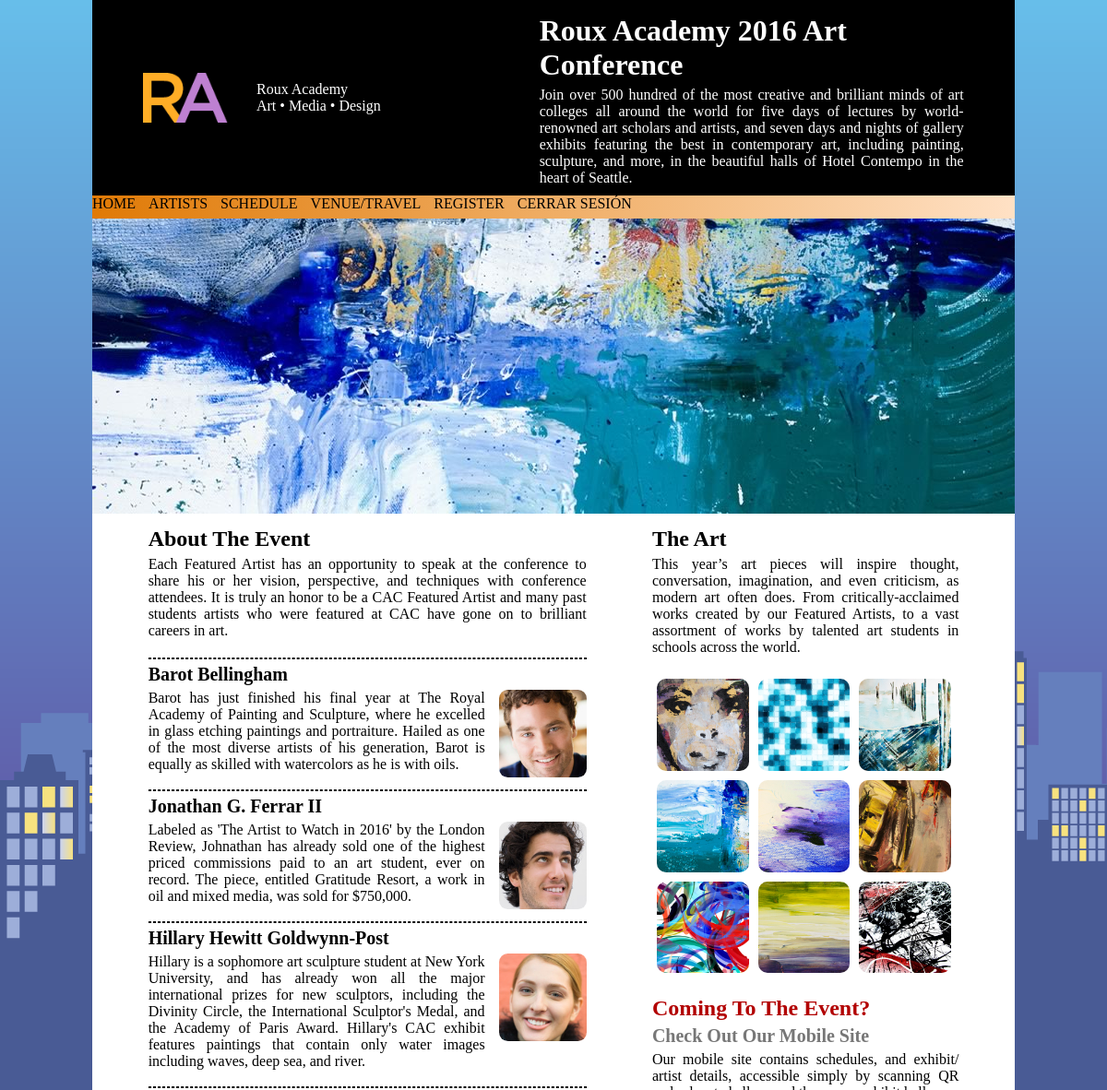
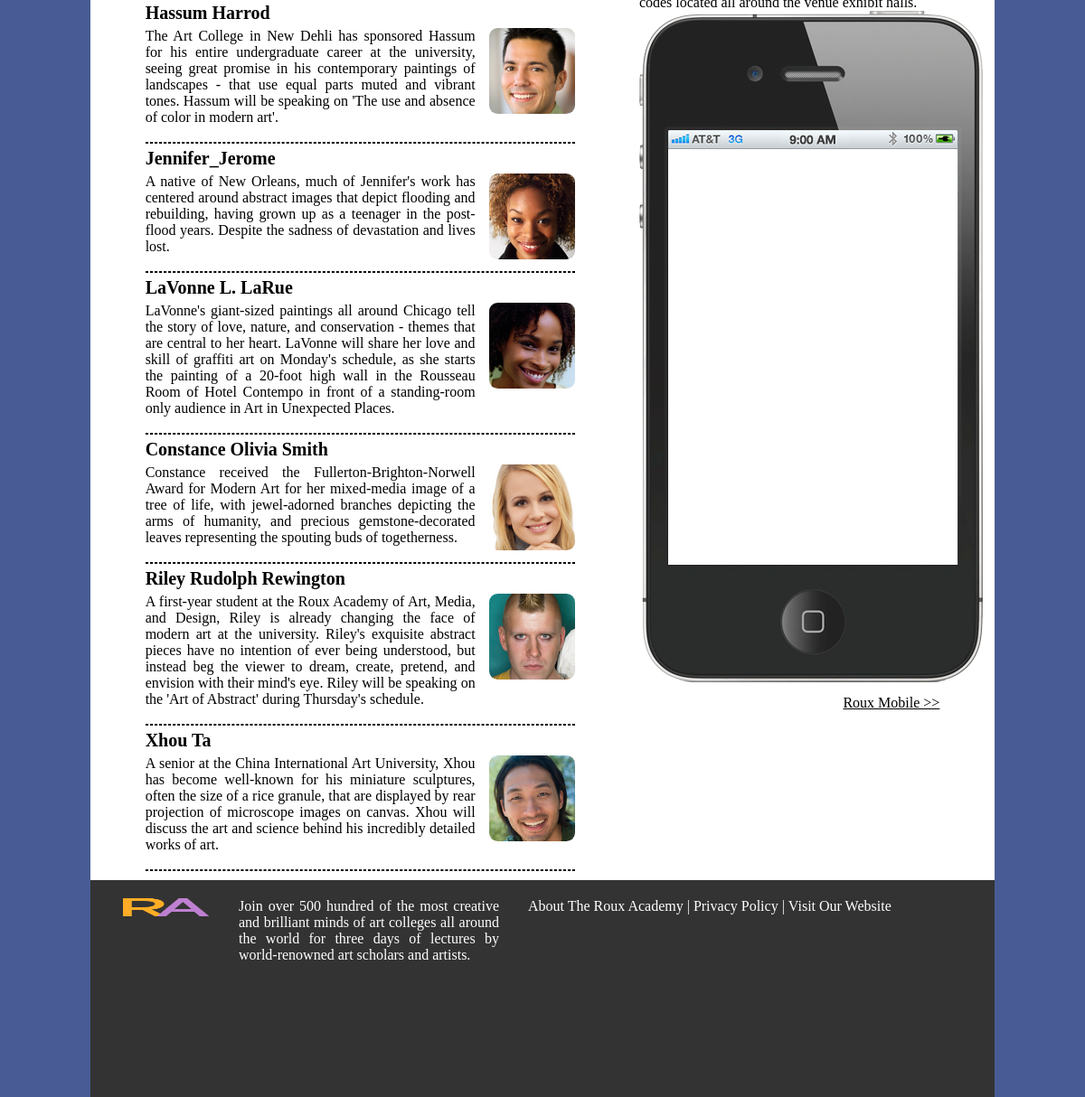
Screenshot of /artists.php (signed in) with the database file from the repository (2 pictures, top to bottom).
### tables this page shows
CREATE TABLE IF NOT EXISTS `artistas` (
  `id` int(11) NOT NULL AUTO_INCREMENT,
  `url_imagen` varchar(255) DEFAULT NULL,
  `nombre_artista` varchar(60) NOT NULL,
  `descripcion` text NOT NULL,
  PRIMARY KEY (`id`)
);

### artists.php (the view, shortened to what this page needs)
<!DOCTYPE html>
<html>
<head>
	<link rel="stylesheet" type="text/css" href="css/style.css">
</head>
<body>
	<div class="contenido">
        <?php require('header.php'); ?>
        <?php require('navegador.php'); ?>
		<div class="principal">
			<main>
				<section>
					<h2>About the Event</h2>
					<p>Each Featured Artist has an opportunity to speak at the conference to share his or her vision, perspective, and techniques with conference attendees. It is truly an honor to be a CAC Featured Artist and many past students artists who were featured at CAC have gone on to brilliant careers in art.</p>
				</section>
				<hr class="punteado">
				<?php
					$servidor = "localhost";
					$usuario = "root";
					$contrasena = "";
					$bd = "ejemplo";
					$clase_img = 'class="flotante-derecha"';
					$clase_hr = 'class="punteado"';
					$conexion = mysqli_connect($servidor, $usuario, $contrasena, $bd);
					$consulta = "SELECT url_imagen, nombre_artista, descripcion FROM artistas";
					$resultados = mysqli_query($conexion, $consulta);
					if($resultados->num_rows>0){
						while($fila = $resultados->fetch_assoc()){
							echo "<div>";
							echo "<h3>" . $fila["nombre_artista"] . "</h3>";
							echo "<img src=" . $fila["url_imagen"] . " $clase_img>";
							echo "<p>" . $fila["descripcion"] . "</p>";
							echo "</div>";
							echo "<br>";
							echo "<hr $clase_hr>";
						}
					}
				?>
			</main>
			<aside>
				<section>
					<h2>The Art</h2>
					<p>This year’s art pieces will inspire thought, conversation, imagination, and even criticism, as modern art often does. From critically-acclaimed works created by our Featured Artists, to a vast assortment of works by talented art students in schools across the world.</p>
					<div class="fotos-artistas">
						<img src="images/art/arte01.jpg">
						<img src="images/art/arte02.jpg">
						<img src="images/art/arte03.jpg">
						<img src="images/art/arte04.jpg">
						<img src="images/art/arte05.jpg">
						<img src="images/art/arte06.jpg">
						<img src="images/art/arte07.jpg">
						<img src="images/art/arte08.jpg">
						<img src="images/art/arte09.jpg">
					</div>
				</section>
				<?php require("coming_to_the_event.php"); ?>
			</aside>
		</div>
		<?php require('footer.php'); ?>
	</div>
</body>
</html>

### header.php
<header>
			<img src="images/ralogo_monogram.png" class="logo">
			<p>Roux Academy <br>
				Art • Media • Design</p>
			<div>
				<h1>Roux Academy 2016 Art Conference</h1>
				<p>Join over 500 hundred of the most creative and brilliant minds of art colleges all around the world for five days of lectures by world-renowned art scholars and artists, and seven days and nights of gallery exhibits featuring the best in contemporary art, including painting, sculpture, and more, in the beautiful halls of Hotel Contempo in the heart of Seattle.</p>
			</div>
		</header>

### navegador.php
<nav>
			<ul>
				<li> <a href="index.php">home</a> </li>
				<li> <a href="artists.php">artists</a> </li>
				<li> <a href="schedule.php">schedule</a> </li>
				<li> <a href="venue.php">venue/travel</a> </li>
				<li> <a href="register.php">register</a> </li>
				<li> <a href="cerrar_sesion.php">cerrar sesión</a> </li>
			</ul>
		</nav>
		<img class="banner" src="images/art01.jpg" style="margin-bottom: -5px">

### coming_to_the_event.php
<section>
	<h2 class="rojo">Coming to the event?</h2>
	<h3 class="gris">Check out our mobile site</h3>
	<p>
		Our mobile site contains schedules, and exhibit/ artist details, accessible simply by scanning QR codes located all around the venue exhibit halls.
	</p>
	<img src="images/iphone.png">
	<a href="index.php" class="enlace-gris">Roux Mobile >></a>
</section>

### footer.php
<footer>
			<img src="images/ralogo_monogram.png" class="logo">
			<p>
				Join over 500 hundred of the most creative and brilliant minds of art colleges all around the world for three days of lectures by world-renowned art scholars and artists.
			</p>
			<div class="enlaces-footer">
				<ul>
					<li> <a href="about.php">About the Roux Academy</a> </li>
					<li>|</li>
					<li> <a href="privacy.php">Privacy Policy</a> </li>
					<li>|</li>
					<li> <a href="index.php">Visit our website</a> </li>
				</ul>
			</div>
		</footer>

### css/style.css (style rules this page uses)
* { margin: 0; padding: 0; }
body { width: 1000px; margin: auto; background-image: url(../images/background_buildings.png); background-repeat: repeat-x; background-color: rgb(73, 91, 149); }
.contenido { box-sizing: content-box; }
header { background-color: #000000; color: #FFFFFF; display: flex; padding: 10px 40px; align-items: center; justify-content: space-around; }
.logo { width: 10%; height: 10% }
header>p { width: 30%; }
header div { width: 50%; }
p { font-size: 16px; text-align: justify; }
h1 { font-size: 32px; }
h2 { font-size: 24px; text-transform: capitalize; }
h3 { font-size: 20px; text-transform: capitalize; }
h1, h2, h3 { margin: 5px 0px 5px 0px; }
nav { background-image: linear-gradient(to right, rgb(224, 122, 6), rgb(255, 225, 197)); height: 25px; }
nav ul li { display: inline-block; list-style: none; height: 25px; }
nav ul li a { text-decoration: none; color: #000000; text-transform: uppercase; width: 40px; margin-right: 10px; }
.punteado { border-style: dashed; }
.banner { width: 100%; }
.principal { background-color: #FFFFFF; display: flex; padding: 10px 25px; justify-content: space-around; }
.principal main { width: 50% }
.principal aside { width: 35% }
.principal section { margin-bottom: 20px; }
.fotos-artistas { margin-top: 20px; display: flex; flex-wrap: wrap; }
.fotos-artistas img { width: 30%; margin: 5px; border-radius: 10%; }
.enlace-gris { margin-top: 10px; color: #000; text-align: right; display: block; }
.flotante-derecha { float: right; margin-left: 15px; width: 20%; border-radius: 10%; }
.rojo { color: rgb(178, 0, 0); }
.gris { color: rgb(119, 119, 119); }
footer { background-color: rgb(51, 51, 51); display: flex; justify-content: space-around; padding: 20px; height: 200px; }
footer p { width: 30%; }
footer p, footer li, footer a { color: #FFF; }
footer div { width: 50%; }
footer ul li { list-style: none; display: inline; }
footer ul li a { text-decoration: none; text-transform: capitalize; }

### rows the page displays
artistas: nombre_artista "Barot Bellingham", url_imagen (picture), descripcion "Barot has just finished his final year at The Royal Academy of Painting and Sculpture, where he excelled in glass etching paintings and portraiture. Hailed as one of the most diverse artists of his generation, Barot is equally as skilled with watercolors as he is with oils."
artistas: nombre_artista "Jonathan G. Ferrar II", url_imagen (picture), descripcion "Labeled as 'The Artist to Watch in 2016' by the London Review, Johnathan has already sold one of the highest priced commissions paid to an art student, ever on record. The piece, entitled Gratitude Resort, a work in oil and mixed media, was sold for $750,000."
artistas: nombre_artista "Hillary Hewitt Goldwynn-Post", url_imagen (picture), descripcion "Hillary is a sophomore art sculpture student at New York University, and has already won all the major international prizes for new sculptors, including the Divinity Circle, the International Sculptor's Medal, and the Academy of Paris Award. Hillary's CAC exhibit features paintings that contain only water images including waves, deep sea, and river."
artistas: nombre_artista "Hassum Harrod", url_imagen (picture), descripcion "The Art College in New Dehli has sponsored Hassum for his entire undergraduate career at the university, seeing great promise in his contemporary paintings of landscapes - that use equal parts muted and vibrant tones. Hassum will be speaking on 'The use and absence of color in modern art'."
artistas: nombre_artista "Jennifer_Jerome", url_imagen (picture), descripcion "A native of New Orleans, much of Jennifer's work has centered around abstract images that depict flooding and rebuilding, having grown up as a teenager in the post-flood years. Despite the sadness of devastation and lives lost."
artistas: nombre_artista "LaVonne L. LaRue", url_imagen (picture), descripcion "LaVonne's giant-sized paintings all around Chicago tell the story of love, nature, and conservation - themes that are central to her heart. LaVonne will share her love and skill of graffiti art on Monday's schedule, as she starts the painting of a 20-foot high wall in the Rousseau Room of Hotel Contempo in front of a standing-room only audience in Art in Unexpected Places."
artistas: nombre_artista "Constance Olivia Smith", url_imagen (picture), descripcion "Constance received the Fullerton-Brighton-Norwell Award for Modern Art for her mixed-media image of a tree of life, with jewel-adorned branches depicting the arms of humanity, and precious gemstone-decorated leaves representing the spouting buds of togetherness."
artistas: nombre_artista "Riley Rudolph Rewington", url_imagen (picture), descripcion "A first-year student at the Roux Academy of Art, Media, and Design, Riley is already changing the face of modern art at the university. Riley's exquisite abstract pieces have no intention of ever being understood, but instead beg the viewer to dream, create, pretend, and envision with their mind's eye. Riley will be speaking on the 'Art of Abstract' during Thursday's schedule."
artistas: nombre_artista "Xhou Ta", url_imagen (picture), descripcion "A senior at the China International Art University, Xhou has become well-known for his miniature sculptures, often the size of a rice granule, that are displayed by rear projection of microscope images on canvas. Xhou will discuss the art and science behind his incredibly detailed works of art."
